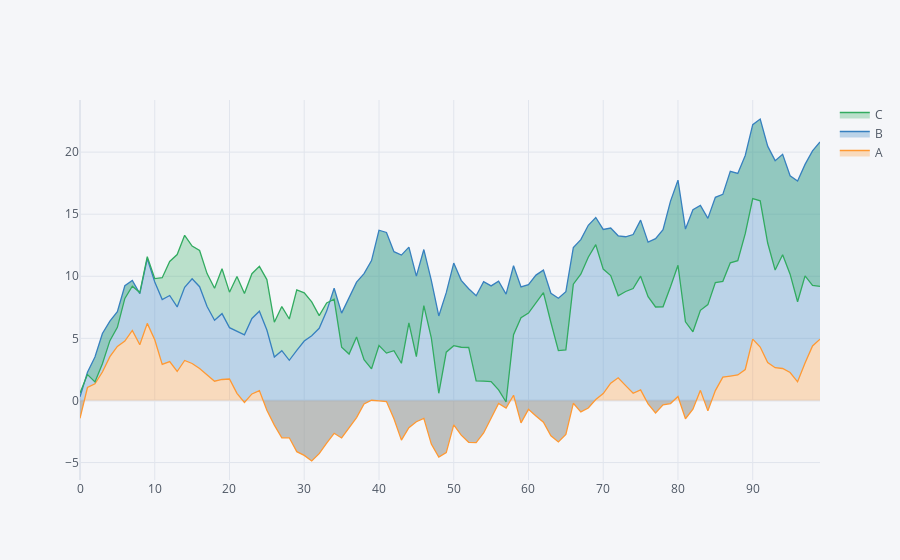

The cell this chart's notebook holds for it:
### Code cell
df.iplot(kind = 'area', fill = True)
